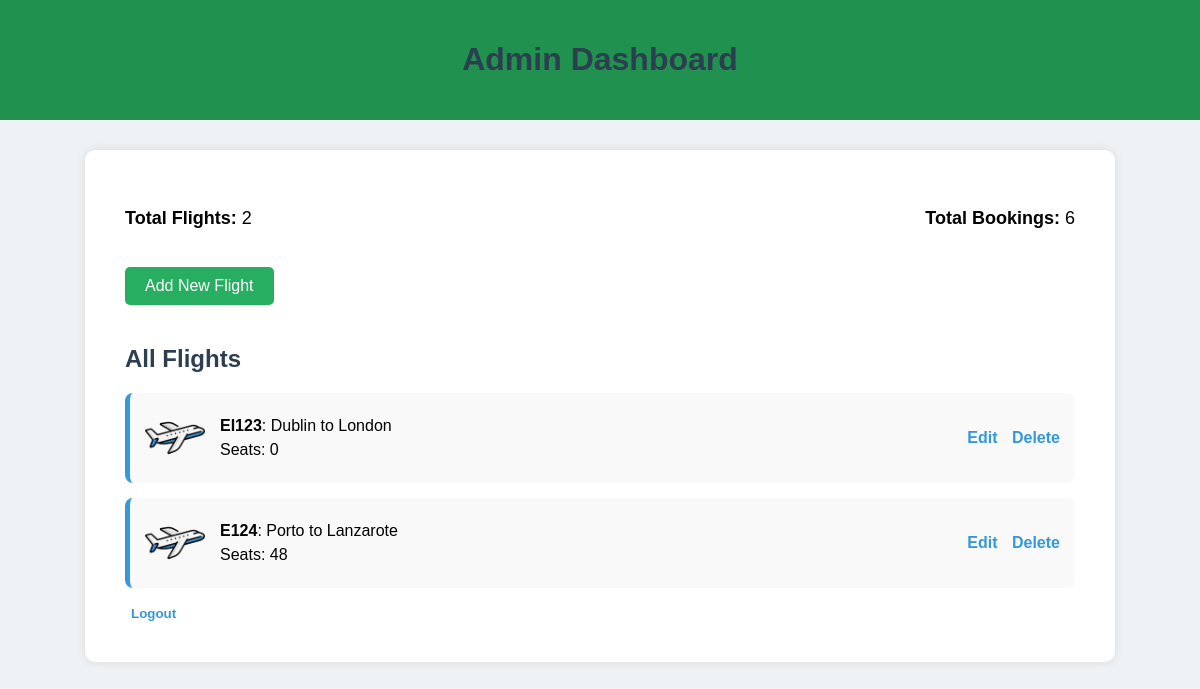
/accounts/admin_dashboard/ (signed in), run on an earlier commit of the app's database.
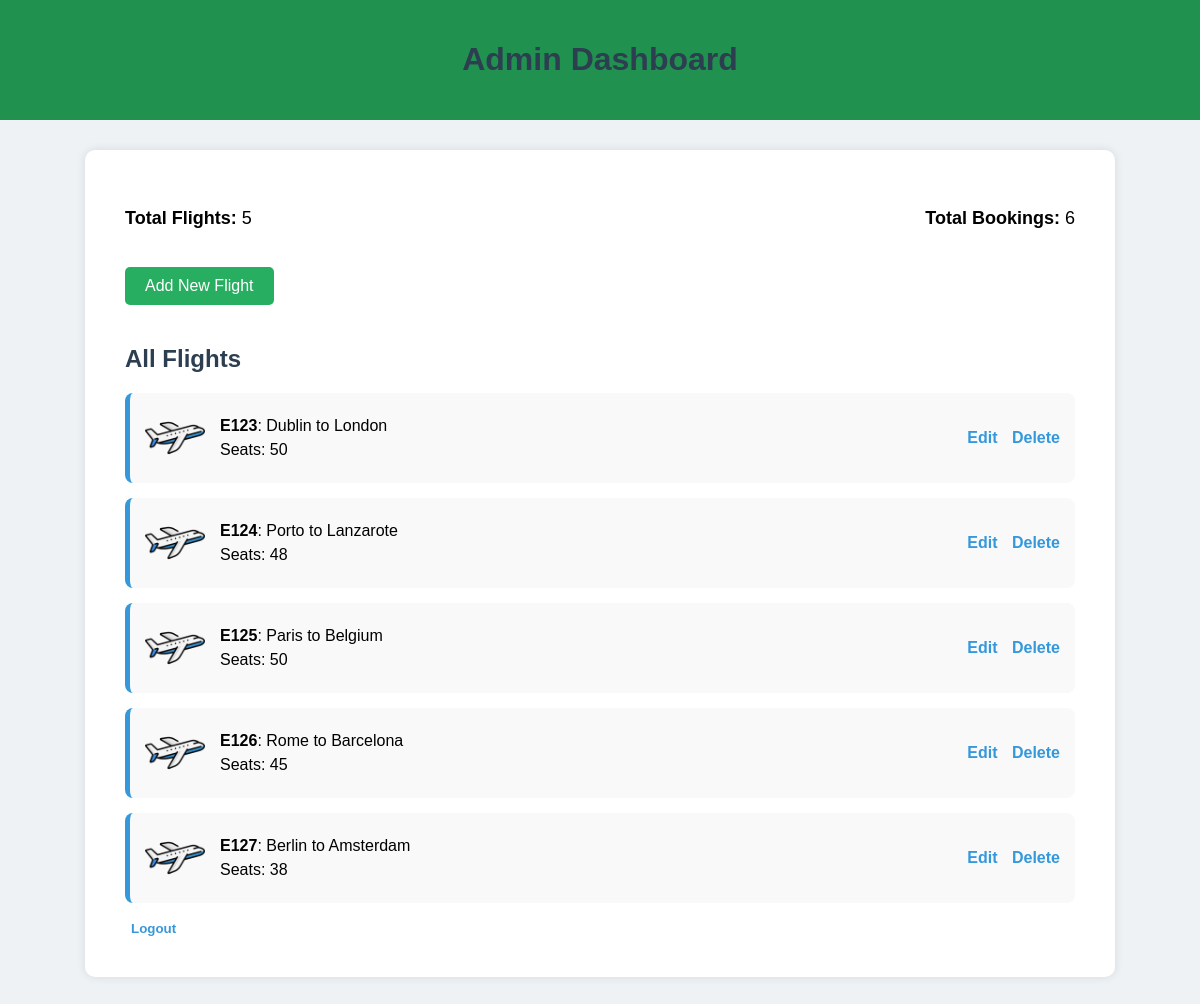
And on a later commit of the database.
### accounts/models.py (models this page shows, shortened)
class Flight(models.Model):
    flight_number = models.CharField(max_length=20)
    origin = models.CharField(max_length=100)
    destination = models.CharField(max_length=100)
    departure_time = models.DateTimeField()
    arrival_time = models.DateTimeField()
    available_seats = models.PositiveIntegerField()

### accounts/views.py (the view)
# urls.py: path('admin_dashboard/', admin_dashboard_view, name='admin_dashboard'),
@login_required
@user_passes_test(lambda u: u.role == 'admin')
def admin_dashboard_view(request):
    total_flights = Flight.objects.count()
    total_bookings = Booking.objects.count()
    flights = Flight.objects.all()
    return render(request, 'accounts/admin_dashboard.html', {
        'total_flights': total_flights,
        'total_bookings': total_bookings,
        'flights': flights
    })

### accounts/templates/accounts/admin_dashboard.html (shortened to what this page needs)
{% load static %}
<!DOCTYPE html>
<html lang="en">
<head>
</head>
<body>
    <header>
        <h1>Admin Dashboard</h1>
    </header>
    <div class="dashboard-container">
        <div class="stats">
            <p><strong>Total Flights:</strong> {{ total_flights }}</p>
            <p><strong>Total Bookings:</strong> {{ total_bookings }}</p>
        </div>
        <a href="{% url 'add_flight' %}" class="add-flight-link">Add New Flight</a>
        <h2>All Flights</h2>
        {% if flights %}
            <ul class="flight-list">
                {% for flight in flights %}
                    <li class="flight-card">
                        <div class="flight-info">
                            <img src="{% static 'accounts/images/plane-icon.png' %}" alt="Flight Icon">
                            <div class="flight-details">
                                <strong>{{ flight.flight_number }}</strong>: {{ flight.origin }} to {{ flight.destination }}<br>
                                Seats: {{ flight.available_seats }}
                            </div>
                        </div>
                        <div class="flight-actions">
                            <a href="{% url 'edit_flight' flight.id %}">Edit</a>
                            <a href="{% url 'delete_flight' flight.id %}">Delete</a>
                        </div>
                    </li>
                {% endfor %}
            </ul>
        {% else %}
            <p>No flights available.</p>
        {% endif %}
            <form method="POST" action="{% url 'logout' %}" style="display:inline;">
                <button type="submit" style="background:none; border:none; color:#3498db; font-weight:bold; cursor:pointer;">Logout</button>
            </form>
        </div>
</body>
</html>

What changed in the data, as far as the page shows it:
changed Flight "Dublin": flight_number "EI123" → "E123"; available_seats "0" → "50"
added Flight: flight_number "E125", origin "Paris", destination "Belgium", available_seats "50"
added Flight: flight_number "E126", origin "Rome", destination "Barcelona", available_seats "45"
added Flight: flight_number "E127", origin "Berlin", destination "Amsterdam", available_seats "38"
Also different on the page:
{{ total_flights }}: "2" → "5"
